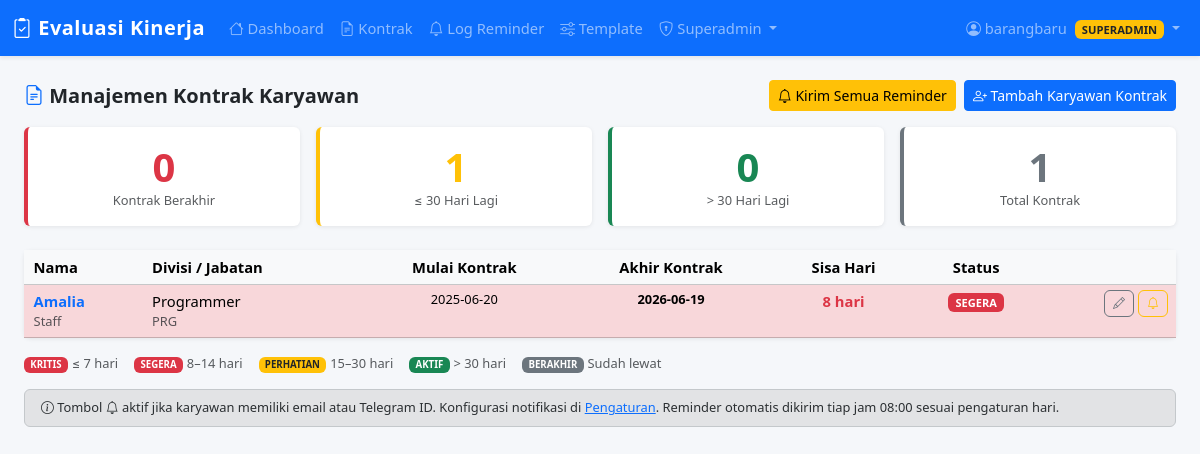
Page /contracts (signed in) on the committed database.
### tables this page shows
CREATE TABLE employees (
    id INTEGER PRIMARY KEY AUTOINCREMENT,
    name TEXT NOT NULL,
    jabatan TEXT DEFAULT '',
    divisi TEXT NOT NULL,
    created_at TEXT DEFAULT (datetime('now','localtime'))
, level TEXT DEFAULT 'Staff', employment_type TEXT DEFAULT 'tetap', contract_start TEXT DEFAULT '', contract_end TEXT DEFAULT '', email TEXT DEFAULT '', phone TEXT DEFAULT '', telegram_id TEXT DEFAULT '', is_active INTEGER DEFAULT 1, notes TEXT DEFAULT '');

### app.py (the view)
@app.route('/contracts')
@login_required
def contracts():
    db  = get_db()
    today = date.today()
    emps = db.execute('''
        SELECT *, julianday(contract_end) - julianday('now') AS days_left
        FROM employees
        WHERE employment_type = 'kontrak' AND is_active = 1
        ORDER BY CASE WHEN contract_end='' OR contract_end IS NULL THEN 1 ELSE 0 END,
                 contract_end ASC
    ''').fetchall()
    return render_template('contracts.html', emps=emps, today=today)

### app.py (called while the page is built)
def get_db():
    if 'db' not in g:
        g.db = sqlite3.connect(DB_PATH)
        g.db.row_factory = sqlite3.Row
        g.db.execute('PRAGMA foreign_keys = ON')
    return g.db

def login_required(f):
    @wraps(f)
    def decorated(*args, **kwargs):
        if 'user_id' not in session:
            flash('Silakan login terlebih dahulu', 'warning')
            return redirect(url_for('login', next=request.path))
        return f(*args, **kwargs)
    return decorated

@app.context_processor
def inject_globals():
    return {
        'current_user': {
            'id':       session.get('user_id'),
            'username': session.get('username'),
            'name':     session.get('user_name'),
            'role':     session.get('user_role'),
        } if 'user_id' in session else None,
        'now_year':   date.today().year,
        'today_date': date.today().isoformat(),
    }

### templates/contracts.html (shortened to what this page needs)
{% extends 'base.html' %}
{% block content %}
<div class="d-flex justify-content-between align-items-center mb-3 flex-wrap gap-2">
  <h5 class="fw-bold mb-0"><i class="bi bi-file-earmark-text text-primary"></i> Manajemen Kontrak Karyawan</h5>
  <div class="d-flex gap-2">
    <form action="/contracts/remind-all" method="post" class="d-inline"
          onsubmit="return confirm('Kirim reminder ke semua kontrak yang jatuh tempo sesuai pengaturan?')">
      <button class="btn btn-warning btn-sm">
        <i class="bi bi-bell"></i> Kirim Semua Reminder
      </button>
    </form>
    <a href="/emp/add" class="btn btn-primary btn-sm">
      <i class="bi bi-person-plus"></i> Tambah Karyawan Kontrak
    </a>
  </div>
</div>
{% set expired = emps | selectattr('days_left', 'lt', 0) | list if emps else [] %}
{% set danger  = emps | selectattr('days_left', 'ge', 0) | selectattr('days_left', 'le', 14) | list if emps else [] %}
{% set warn    = emps | selectattr('days_left', 'gt', 14) | selectattr('days_left', 'le', 30) | list if emps else [] %}
{% set ok_list = emps | selectattr('days_left', 'gt', 30) | list if emps else [] %}
{% set no_date = emps | selectattr('days_left', 'none') | list if emps else [] %}
<div class="row g-3 mb-4">
  <div class="col-6 col-md-3">
    <div class="card text-center p-3 border-start border-4 border-danger">
      <div class="display-6 fw-bold text-danger">{{ expired | length }}</div>
      <div class="small text-muted">Kontrak Berakhir</div>
    </div>
  </div>
  <div class="col-6 col-md-3">
    <div class="card text-center p-3 border-start border-4 border-warning">
      <div class="display-6 fw-bold text-warning">{{ (danger | length) + (warn | length) }}</div>
      <div class="small text-muted">≤ 30 Hari Lagi</div>
    </div>
  </div>
  <div class="col-6 col-md-3">
    <div class="card text-center p-3 border-start border-4 border-success">
      <div class="display-6 fw-bold text-success">{{ ok_list | length }}</div>
      <div class="small text-muted">> 30 Hari Lagi</div>
    </div>
  </div>
  <div class="col-6 col-md-3">
    <div class="card text-center p-3 border-start border-4 border-secondary">
      <div class="display-6 fw-bold text-secondary">{{ emps | length }}</div>
      <div class="small text-muted">Total Kontrak</div>
    </div>
  </div>
</div>
{% if not emps %}
<div class="text-center py-5 text-muted">
  <i class="bi bi-file-earmark-x display-3"></i>
  <div class="mt-2">Belum ada karyawan kontrak. Tambahkan melalui menu karyawan.</div>
</div>
{% else %}
<div class="card">
  <div class="card-body p-0">
    <table class="table table-hover table-sm mb-0">
      <thead class="table-light">
        <tr>
          <th>Nama</th>
          <th>Divisi / Jabatan</th>
          <th class="text-center">Mulai Kontrak</th>
          <th class="text-center">Akhir Kontrak</th>
          <th class="text-center">Sisa Hari</th>
          <th class="text-center">Status</th>
          <th></th>
        </tr>
      </thead>
      <tbody>
        {% for emp in emps %}
          {% set dl = emp.days_left %}
          {% if dl is none %}
            {% set row_class = '' %}
            {% set badge_class = 'bg-secondary' %}
            {% set status_text = 'Tanggal belum diisi' %}
          {% elif dl < 0 %}
            {% set row_class = 'table-secondary' %}
            {% set badge_class = 'bg-secondary' %}
            {% set status_text = 'BERAKHIR' %}
          {% elif dl <= 7 %}
            {% set row_class = 'table-danger' %}
            {% set badge_class = 'bg-danger' %}
            {% set status_text = 'KRITIS' %}
          {% elif dl <= 14 %}
            {% set row_class = 'table-danger' %}
            {% set badge_class = 'bg-danger' %}
            {% set status_text = 'SEGERA' %}
          {% elif dl <= 30 %}
            {% set row_class = 'table-warning' %}
            {% set badge_class = 'bg-warning text-dark' %}
            {% set status_text = 'PERHATIAN' %}
          {% else %}
            {% set row_class = '' %}
            {% set badge_class = 'bg-success' %}
            {% set status_text = 'AKTIF' %}
          {% endif %}
        <tr class="{{ row_class }}">
          <td>
            <a href="/emp/{{ emp.id }}/edit" class="fw-semibold text-decoration-none">{{ emp.name }}</a>
            <div class="text-muted small">{{ emp.level }}</div>
          </td>
          <td>
            <div>{{ emp.divisi }}</div>
            <div class="text-muted small">{{ emp.jabatan or '—' }}</div>
          </td>
          <td class="text-center small">{{ emp.contract_start or '—' }}</td>
          <td class="text-center small fw-semibold">{{ emp.contract_end or '—' }}</td>
          <td class="text-center">
            {% if dl is none %}
              <span class="text-muted">—</span>
            {% elif dl < 0 %}
              <span class="fw-bold text-secondary">{{ dl | abs }} hari lalu</span>
            {% elif dl == 0 %}
              <span class="fw-bold text-danger">Hari ini!</span>
            {% else %}
              <span class="fw-bold {% if dl <= 14 %}text-danger{% elif dl <= 30 %}text-warning{% else %}text-success{% endif %}">
                {{ dl | int }} hari
              </span>
            {% endif %}
          </td>
          <td class="text-center">
            <span class="badge {{ badge_class }}">{{ status_text }}</span>
          </td>
          <td class="text-end pe-2">
            <div class="d-flex gap-1 justify-content-end">
              <a href="/emp/{{ emp.id }}/edit" class="btn btn-xs btn-outline-secondary"
                 style="padding:.2rem .5rem;font-size:.75rem">
                <i class="bi bi-pencil"></i>
              </a>
              <form action="/contracts/remind/{{ emp.id }}" method="post" class="d-inline">
                <button type="submit" class="btn btn-xs btn-outline-warning"
                        style="padding:.2rem .5rem;font-size:.75rem"
                        title="Kirim reminder"
                        {% if not emp.email and not emp.telegram_id %}disabled{% endif %}>
                  <i class="bi bi-bell"></i>
                </button>
              </form>
            </div>
          </td>
        </tr>
        {% endfor %}
      </tbody>
    </table>
  </div>
</div>
<div class="mt-3 d-flex flex-wrap gap-3 small text-muted">
  <span><span class="badge bg-danger me-1">KRITIS</span>≤ 7 hari</span>
  <span><span class="badge bg-danger me-1">SEGERA</span>8–14 hari</span>
  <span><span class="badge bg-warning text-dark me-1">PERHATIAN</span>15–30 hari</span>
  <span><span class="badge bg-success me-1">AKTIF</span>> 30 hari</span>
  <span><span class="badge bg-secondary me-1">BERAKHIR</span>Sudah lewat</span>
</div>
<div class="alert alert-secondary small mt-3 py-2">
  <i class="bi bi-info-circle"></i>
  Tombol <i class="bi bi-bell"></i> aktif jika karyawan memiliki email atau Telegram ID.
  Konfigurasi notifikasi di <a href="/settings">Pengaturan</a>.
  Reminder otomatis dikirim tiap jam 08:00 sesuai pengaturan hari.
</div>
{% endif %}
{% endblock %}

### templates/base.html (style rules this page uses)
body { background:#f5f7fa; font-size:.92rem; }
.card { border:none; box-shadow:0 1px 4px rgba(0,0,0,.08); }
.table-sm th, .table-sm td { padding:.35rem .6rem; }

### rows in the picture
employees: name "Amalia", level "Staff", divisi "Programmer", jabatan "PRG", contract_start "2025-06-20", contract_end "2026-06-19", dl "8", status_text "SEGERA"

### other values in the picture
{{ current_user.name }} "barangbaru"
{{ current_user.role | upper }} "SUPERADMIN"
{{ expired | length }} "0"
{{ (danger | length) + (warn | length) }} "1"
{{ ok_list | length }} "0"
{{ emps | length }} "1"
